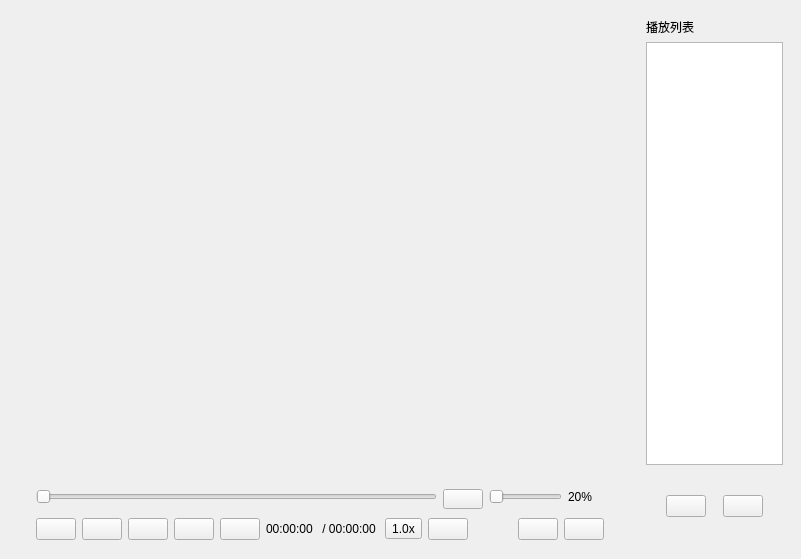
<?xml version="1.0" encoding="UTF-8"?>
<ui version="4.0">
 <class>MainWindow</class>
 <widget class="QMainWindow" name="MainWindow">
  <property name="geometry">
   <rect>
    <x>0</x>
    <y>0</y>
    <width>801</width>
    <height>559</height>
   </rect>
  </property>
  <property name="contextMenuPolicy">
   <enum>Qt::DefaultContextMenu</enum>
  </property>
  <property name="windowTitle">
   <string>MainWindow</string>
  </property>
  <widget class="QWidget" name="centralwidget">
   <layout class="QHBoxLayout" name="horizontalLayout" stretch="4,1">
    <item>
     <widget class="QWidget" name="widget" native="true">
      <property name="mouseTracking">
       <bool>true</bool>
      </property>
      <layout class="QVBoxLayout" name="verticalLayout_2" stretch="7,1">
       <item>
        <widget class="VideoWidget" name="SDLwidget" native="true">
         <property name="enabled">
          <bool>true</bool>
         </property>
         <property name="sizePolicy">
          <sizepolicy hsizetype="Expanding" vsizetype="Expanding">
           <horstretch>0</horstretch>
           <verstretch>0</verstretch>
          </sizepolicy>
         </property>
         <property name="minimumSize">
          <size>
           <width>0</width>
           <height>412</height>
          </size>
         </property>
         <property name="mouseTracking">
          <bool>true</bool>
         </property>
         <property name="autoFillBackground">
          <bool>false</bool>
         </property>
         <layout class="QVBoxLayout" name="verticalLayout"/>
        </widget>
       </item>
       <item>
        <widget class="QWidget" name="control_widget" native="true">
         <property name="minimumSize">
          <size>
           <width>0</width>
           <height>70</height>
          </size>
         </property>
         <property name="maximumSize">
          <size>
           <width>16777215</width>
           <height>76</height>
          </size>
         </property>
         <property name="baseSize">
          <size>
           <width>0</width>
           <height>0</height>
          </size>
         </property>
         <layout class="QVBoxLayout" name="verticalLayout_3">
          <item>
           <widget class="QWidget" name="slider_widget" native="true">
            <property name="minimumSize">
             <size>
              <width>0</width>
              <height>30</height>
             </size>
            </property>
            <property name="baseSize">
             <size>
              <width>0</width>
              <height>0</height>
             </size>
            </property>
            <layout class="QHBoxLayout" name="horizontalLayout_3" stretch="11,1,2,1">
             <item>
              <widget class="CustomSlider" name="videoSlider">
               <property name="minimumSize">
                <size>
                 <width>0</width>
                 <height>15</height>
                </size>
               </property>
               <property name="baseSize">
                <size>
                 <width>0</width>
                 <height>0</height>
                </size>
               </property>
               <property name="focusPolicy">
                <enum>Qt::NoFocus</enum>
               </property>
               <property name="orientation">
                <enum>Qt::Horizontal</enum>
               </property>
              </widget>
             </item>
             <item>
              <widget class="QPushButton" name="volumeBtn">
               <property name="minimumSize">
                <size>
                 <width>0</width>
                 <height>20</height>
                </size>
               </property>
               <property name="baseSize">
                <size>
                 <width>0</width>
                 <height>0</height>
                </size>
               </property>
               <property name="focusPolicy">
                <enum>Qt::NoFocus</enum>
               </property>
               <property name="toolTip">
                <string>音量控制</string>
               </property>
               <property name="text">
                <string/>
               </property>
               <property name="icon">
                <iconset resource="res.qrc">
                 <normaloff>:/images/volume.png</normaloff>:/images/volume.png</iconset>
               </property>
              </widget>
             </item>
             <item>
              <widget class="CustomSlider" name="volumeSlider">
               <property name="minimumSize">
                <size>
                 <width>0</width>
                 <height>15</height>
                </size>
               </property>
               <property name="baseSize">
                <size>
                 <width>0</width>
                 <height>0</height>
                </size>
               </property>
               <property name="mouseTracking">
                <bool>true</bool>
               </property>
               <property name="focusPolicy">
                <enum>Qt::NoFocus</enum>
               </property>
               <property name="orientation">
                <enum>Qt::Horizontal</enum>
               </property>
              </widget>
             </item>
             <item>
              <widget class="QLabel" name="volumeLabel">
               <property name="minimumSize">
                <size>
                 <width>0</width>
                 <height>15</height>
                </size>
               </property>
               <property name="baseSize">
                <size>
                 <width>0</width>
                 <height>0</height>
                </size>
               </property>
               <property name="text">
                <string>20%</string>
               </property>
              </widget>
             </item>
            </layout>
           </widget>
          </item>
          <item>
           <widget class="QWidget" name="btn_widget" native="true">
            <property name="enabled">
             <bool>true</bool>
            </property>
            <property name="minimumSize">
             <size>
              <width>0</width>
              <height>40</height>
             </size>
            </property>
            <property name="baseSize">
             <size>
              <width>0</width>
              <height>0</height>
             </size>
            </property>
            <layout class="QHBoxLayout" name="horizontalLayout_2">
             <item>
              <widget class="QPushButton" name="lastBtn">
               <property name="minimumSize">
                <size>
                 <width>0</width>
                 <height>20</height>
                </size>
               </property>
               <property name="baseSize">
                <size>
                 <width>0</width>
                 <height>0</height>
                </size>
               </property>
               <property name="focusPolicy">
                <enum>Qt::NoFocus</enum>
               </property>
               <property name="statusTip">
                <string>上一个</string>
               </property>
               <property name="text">
                <string/>
               </property>
               <property name="icon">
                <iconset resource="res.qrc">
                 <normaloff>:/images/before.png</normaloff>:/images/before.png</iconset>
               </property>
              </widget>
             </item>
             <item>
              <widget class="QPushButton" name="pauseButton">
               <property name="minimumSize">
                <size>
                 <width>0</width>
                 <height>20</height>
                </size>
               </property>
               <property name="baseSize">
                <size>
                 <width>0</width>
                 <height>0</height>
                </size>
               </property>
               <property name="focusPolicy">
                <enum>Qt::NoFocus</enum>
               </property>
               <property name="text">
                <string/>
               </property>
               <property name="icon">
                <iconset resource="res.qrc">
                 <normaloff>:/images/play.png</normaloff>:/images/play.png</iconset>
               </property>
               <property name="iconSize">
                <size>
                 <width>20</width>
                 <height>20</height>
                </size>
               </property>
              </widget>
             </item>
             <item>
              <widget class="QPushButton" name="nextBtn">
               <property name="minimumSize">
                <size>
                 <width>0</width>
                 <height>20</height>
                </size>
               </property>
               <property name="baseSize">
                <size>
                 <width>0</width>
                 <height>0</height>
                </size>
               </property>
               <property name="focusPolicy">
                <enum>Qt::NoFocus</enum>
               </property>
               <property name="statusTip">
                <string>下一个</string>
               </property>
               <property name="text">
                <string/>
               </property>
               <property name="icon">
                <iconset resource="res.qrc">
                 <normaloff>:/images/next.png</normaloff>:/images/next.png</iconset>
               </property>
              </widget>
             </item>
             <item>
              <widget class="QPushButton" name="fastback">
               <property name="minimumSize">
                <size>
                 <width>0</width>
                 <height>20</height>
                </size>
               </property>
               <property name="baseSize">
                <size>
                 <width>0</width>
                 <height>0</height>
                </size>
               </property>
               <property name="focusPolicy">
                <enum>Qt::NoFocus</enum>
               </property>
               <property name="toolTip">
                <string>后退5s</string>
               </property>
               <property name="text">
                <string/>
               </property>
               <property name="icon">
                <iconset resource="res.qrc">
                 <normaloff>:/images/reverse.png</normaloff>:/images/reverse.png</iconset>
               </property>
              </widget>
             </item>
             <item>
              <widget class="QPushButton" name="fastforward">
               <property name="minimumSize">
                <size>
                 <width>0</width>
                 <height>20</height>
                </size>
               </property>
               <property name="baseSize">
                <size>
                 <width>0</width>
                 <height>0</height>
                </size>
               </property>
               <property name="focusPolicy">
                <enum>Qt::NoFocus</enum>
               </property>
               <property name="toolTip">
                <string>前进5s</string>
               </property>
               <property name="text">
                <string/>
               </property>
               <property name="icon">
                <iconset resource="res.qrc">
                 <normaloff>:/images/forward.png</normaloff>:/images/forward.png</iconset>
               </property>
              </widget>
             </item>
             <item>
              <widget class="QLabel" name="currenttime_label">
               <property name="minimumSize">
                <size>
                 <width>0</width>
                 <height>20</height>
                </size>
               </property>
               <property name="baseSize">
                <size>
                 <width>0</width>
                 <height>0</height>
                </size>
               </property>
               <property name="text">
                <string>00:00:00</string>
               </property>
              </widget>
             </item>
             <item>
              <widget class="QLabel" name="duration_label">
               <property name="minimumSize">
                <size>
                 <width>0</width>
                 <height>20</height>
                </size>
               </property>
               <property name="baseSize">
                <size>
                 <width>0</width>
                 <height>0</height>
                </size>
               </property>
               <property name="text">
                <string> / 00:00:00 </string>
               </property>
              </widget>
             </item>
             <item>
              <widget class="QToolButton" name="fastplay">
               <property name="minimumSize">
                <size>
                 <width>0</width>
                 <height>20</height>
                </size>
               </property>
               <property name="baseSize">
                <size>
                 <width>0</width>
                 <height>0</height>
                </size>
               </property>
               <property name="focusPolicy">
                <enum>Qt::NoFocus</enum>
               </property>
               <property name="text">
                <string>1.0x</string>
               </property>
              </widget>
             </item>
             <item>
              <widget class="QPushButton" name="orderBtn">
               <property name="minimumSize">
                <size>
                 <width>0</width>
                 <height>20</height>
                </size>
               </property>
               <property name="baseSize">
                <size>
                 <width>0</width>
                 <height>0</height>
                </size>
               </property>
               <property name="focusPolicy">
                <enum>Qt::NoFocus</enum>
               </property>
               <property name="toolTip">
                <string>顺序播放</string>
               </property>
               <property name="text">
                <string/>
               </property>
               <property name="icon">
                <iconset resource="res.qrc">
                 <normaloff>:/images/xunhuanbofang.png</normaloff>:/images/xunhuanbofang.png</iconset>
               </property>
              </widget>
             </item>
             <item>
              <spacer name="horizontalSpacer">
               <property name="orientation">
                <enum>Qt::Horizontal</enum>
               </property>
               <property name="sizeHint" stdset="0">
                <size>
                 <width>40</width>
                 <height>20</height>
                </size>
               </property>
              </spacer>
             </item>
             <item>
              <widget class="QPushButton" name="fullscreenBtn">
               <property name="minimumSize">
                <size>
                 <width>0</width>
                 <height>20</height>
                </size>
               </property>
               <property name="baseSize">
                <size>
                 <width>0</width>
                 <height>0</height>
                </size>
               </property>
               <property name="focusPolicy">
                <enum>Qt::NoFocus</enum>
               </property>
               <property name="toolTip">
                <string>全屏</string>
               </property>
               <property name="text">
                <string/>
               </property>
               <property name="icon">
                <iconset resource="res.qrc">
                 <normaloff>:/images/quanping.png</normaloff>:/images/quanping.png</iconset>
               </property>
              </widget>
             </item>
             <item>
              <widget class="QPushButton" name="hiddenBtn">
               <property name="minimumSize">
                <size>
                 <width>0</width>
                 <height>20</height>
                </size>
               </property>
               <property name="baseSize">
                <size>
                 <width>0</width>
                 <height>0</height>
                </size>
               </property>
               <property name="focusPolicy">
                <enum>Qt::NoFocus</enum>
               </property>
               <property name="toolTip">
                <string>隐藏列表</string>
               </property>
               <property name="text">
                <string/>
               </property>
               <property name="icon">
                <iconset resource="res.qrc">
                 <normaloff>:/images/liebiao.png</normaloff>:/images/liebiao.png</iconset>
               </property>
              </widget>
             </item>
            </layout>
           </widget>
          </item>
         </layout>
        </widget>
       </item>
      </layout>
     </widget>
    </item>
    <item>
     <widget class="QWidget" name="right_widget" native="true">
      <layout class="QVBoxLayout" name="verticalLayout_4" stretch="0,6,1">
       <item>
        <widget class="QLabel" name="label_2">
         <property name="text">
          <string>播放列表</string>
         </property>
        </widget>
       </item>
       <item>
        <widget class="QListWidget" name="listWidget">
         <property name="focusPolicy">
          <enum>Qt::NoFocus</enum>
         </property>
         <property name="contextMenuPolicy">
          <enum>Qt::DefaultContextMenu</enum>
         </property>
        </widget>
       </item>
       <item>
        <widget class="QWidget" name="widget_6" native="true">
         <layout class="QHBoxLayout" name="horizontalLayout_4">
          <item>
           <spacer name="horizontalSpacer_3">
            <property name="orientation">
             <enum>Qt::Horizontal</enum>
            </property>
            <property name="sizeHint" stdset="0">
             <size>
              <width>20</width>
              <height>20</height>
             </size>
            </property>
           </spacer>
          </item>
          <item>
           <widget class="QPushButton" name="addFileBtn">
            <property name="focusPolicy">
             <enum>Qt::NoFocus</enum>
            </property>
            <property name="toolTip">
             <string>上传文件</string>
            </property>
            <property name="text">
             <string/>
            </property>
            <property name="icon">
             <iconset resource="res.qrc">
              <normaloff>:/images/upload.png</normaloff>:/images/upload.png</iconset>
            </property>
           </widget>
          </item>
          <item>
           <spacer name="horizontalSpacer_2">
            <property name="orientation">
             <enum>Qt::Horizontal</enum>
            </property>
            <property name="sizeHint" stdset="0">
             <size>
              <width>20</width>
              <height>20</height>
             </size>
            </property>
           </spacer>
          </item>
          <item>
           <widget class="QPushButton" name="removeFileBtn">
            <property name="focusPolicy">
             <enum>Qt::NoFocus</enum>
            </property>
            <property name="toolTip">
             <string>删除文件</string>
            </property>
            <property name="text">
             <string/>
            </property>
            <property name="icon">
             <iconset resource="res.qrc">
              <normaloff>:/images/delete.png</normaloff>:/images/delete.png</iconset>
            </property>
           </widget>
          </item>
          <item>
           <spacer name="horizontalSpacer_4">
            <property name="orientation">
             <enum>Qt::Horizontal</enum>
            </property>
            <property name="sizeHint" stdset="0">
             <size>
              <width>20</width>
              <height>20</height>
             </size>
            </property>
           </spacer>
          </item>
         </layout>
        </widget>
       </item>
      </layout>
     </widget>
    </item>
   </layout>
  </widget>
  <widget class="QMenuBar" name="menubar">
   <property name="geometry">
    <rect>
     <x>0</x>
     <y>0</y>
     <width>801</width>
     <height>26</height>
    </rect>
   </property>
  </widget>
 </widget>
 <customwidgets>
  <customwidget>
   <class>CustomSlider</class>
   <extends>QSlider</extends>
   <header>customslider.h</header>
  </customwidget>
  <customwidget>
   <class>VideoWidget</class>
   <extends>QWidget</extends>
   <header location="global">videowidget.h</header>
   <container>1</container>
  </customwidget>
 </customwidgets>
 <resources>
  <include location="res.qrc"/>
 </resources>
 <connections/>
</ui>
